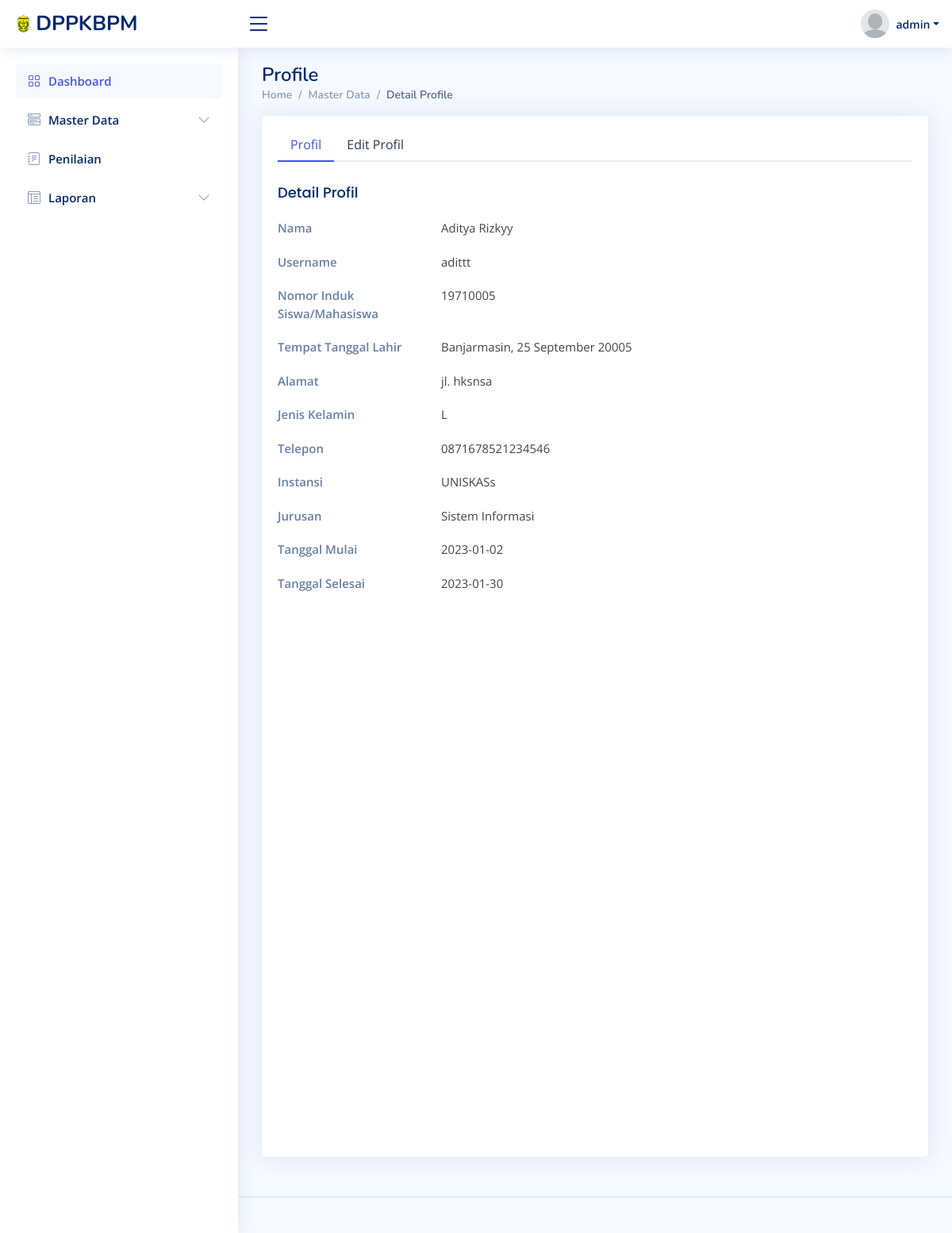
Before: /magang/detail_magang.php?id=8 (signed in) with the older database file.
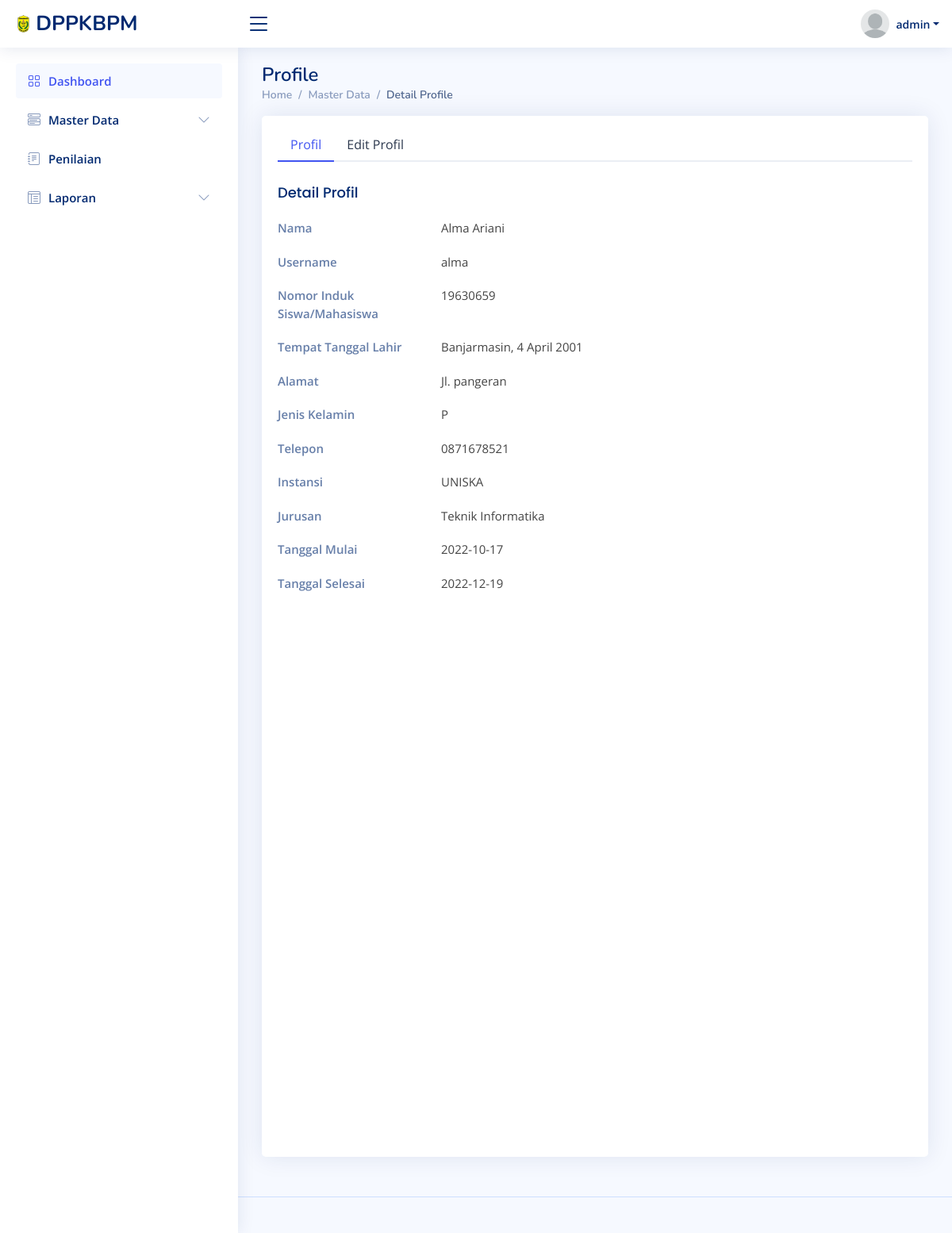
After: the same page with the newer database file.
### tables this page shows
CREATE TABLE `tb_magang` (
  `id_magang` int(11) NOT NULL,
  `nama` varchar(255) NOT NULL,
  `username` varchar(30) NOT NULL,
  `induk` int(11) NOT NULL,
  `tgl_lahir` varchar(100) NOT NULL,
  `alamat` varchar(255) NOT NULL,
  `jk` enum('L','P') NOT NULL,
  `telepon` varchar(255) NOT NULL,
  `instansi` varchar(255) NOT NULL,
  `jurusan` varchar(255) NOT NULL,
  `tgl_masuk` date NOT NULL,
  `tgl_keluar` date NOT NULL,
  `password` varchar(30) NOT NULL,
  `status` enum('user','admin') NOT NULL
);

### magang/detail_magang.php (the view, shortened to what this page needs)
<?php
include '../utilities/sidebar.php';
$id = $_GET['id'];
if(isset($id)){
    include '../koneksi/koneksi.php';
    $query = mysqli_query($konek, "SELECT * FROM tb_magang WHERE id_magang = '$id'");
    $row = mysqli_fetch_array($query);
}
?>
<div class="pagetitle">
      <h1>Profile</h1>
      <nav>
        <ol class="breadcrumb">
          <li class="breadcrumb-item"><a href="index.html">Home</a></li>
          <li class="breadcrumb-item">Master Data</li>
          <li class="breadcrumb-item active">Detail Profile</li>
        </ol>
      </nav>
    </div>
    <section class="section profile">
      <div class="row">
        <div class="col-xl-12">
          <div class="card">
            <div class="card-body pt-3">
              <ul class="nav nav-tabs nav-tabs-bordered">
                <li class="nav-item">
                  <button class="nav-link active" data-bs-toggle="tab" data-bs-target="#profile-overview">Profil</button>
                </li>
                <li class="nav-item">
                  <button class="nav-link" data-bs-toggle="tab" data-bs-target="#profile-edit">Edit Profil</button>
                </li>
              </ul>
              <div class="tab-content pt-2">
                <div class="tab-pane fade show active profile-overview" id="profile-overview">
                  <h5 class="card-title">Detail Profil</h5>
                  <div class="row">
                    <div class="col-lg-3 col-md-4 label ">Nama</div>
                    <div class="col-lg-9 col-md-8"><?= $row['nama'] ?></div>
                  </div>
                  <div class="row">
                    <div class="col-lg-3 col-md-4 label">Username</div>
                    <div class="col-lg-9 col-md-8"><?= $row['username'] ?></div>
                  </div>
                  <div class="row">
                    <div class="col-lg-3 col-md-4 label">Nomor Induk Siswa/Mahasiswa</div>
                    <div class="col-lg-9 col-md-8"><?= $row['induk'] ?></div>
                  </div>
                  <div class="row">
                    <div class="col-lg-3 col-md-4 label">Tempat Tanggal Lahir</div>
                    <div class="col-lg-9 col-md-8"><?= $row['tgl_lahir'] ?></div>
                  </div>
                  <div class="row">
                    <div class="col-lg-3 col-md-4 label">Alamat</div>
                    <div class="col-lg-9 col-md-8"><?= $row['alamat'] ?></div>
                  </div>
                  <div class="row">
                    <div class="col-lg-3 col-md-4 label">Jenis Kelamin</div>
                    <div class="col-lg-9 col-md-8"><?= $row['jk'] ?></div>
                  </div>
                  <div class="row">
                    <div class="col-lg-3 col-md-4 label">Telepon</div>
                    <div class="col-lg-9 col-md-8"><?= $row['telepon'] ?></div>
                  </div>
                  <div class="row">
                    <div class="col-lg-3 col-md-4 label">Instansi</div>
                    <div class="col-lg-9 col-md-8"><?= $row['instansi'] ?></div>
                  </div>
                  <div class="row">
                    <div class="col-lg-3 col-md-4 label">Jurusan</div>
                    <div class="col-lg-9 col-md-8"><?= $row['jurusan'] ?></div>
                  </div>
                  <div class="row">
                    <div class="col-lg-3 col-md-4 label">Tanggal Mulai</div>
                    <div class="col-lg-9 col-md-8"><?= $row['tgl_masuk'] ?></div>
                  </div>
                  <div class="row">
                    <div class="col-lg-3 col-md-4 label">Tanggal Selesai</div>
                    <div class="col-lg-9 col-md-8"><?= $row['tgl_keluar'] ?></div>
                  </div>
                </div>
                </div>
            </div>
          </div>
        </div>
      </div>
    </section>
<?php
include '../utilities/footer.php';
?>

Changed rows visible on the page:
changed tb_magang: nama "Aditya Rizkyy" → "Alma Ariani"; username "adittt" → "alma"; induk "19710005" → "19630659"; tgl_lahir "Banjarmasin, 25 September 20005" → "Banjarmasin, 4 April 2001"; alamat "jl. hksnsa" → "Jl. pangeran"; jk "L" → "P"; telepon "0871678521234546" → "0871678521"; instansi "UNISKASs" → "UNISKA"; jurusan "Sistem Informasi" → "Teknik Informatika"; tgl_masuk "2023-01-02" → "2022-10-17"; tgl_keluar "2023-01-30" → "2022-12-19"
